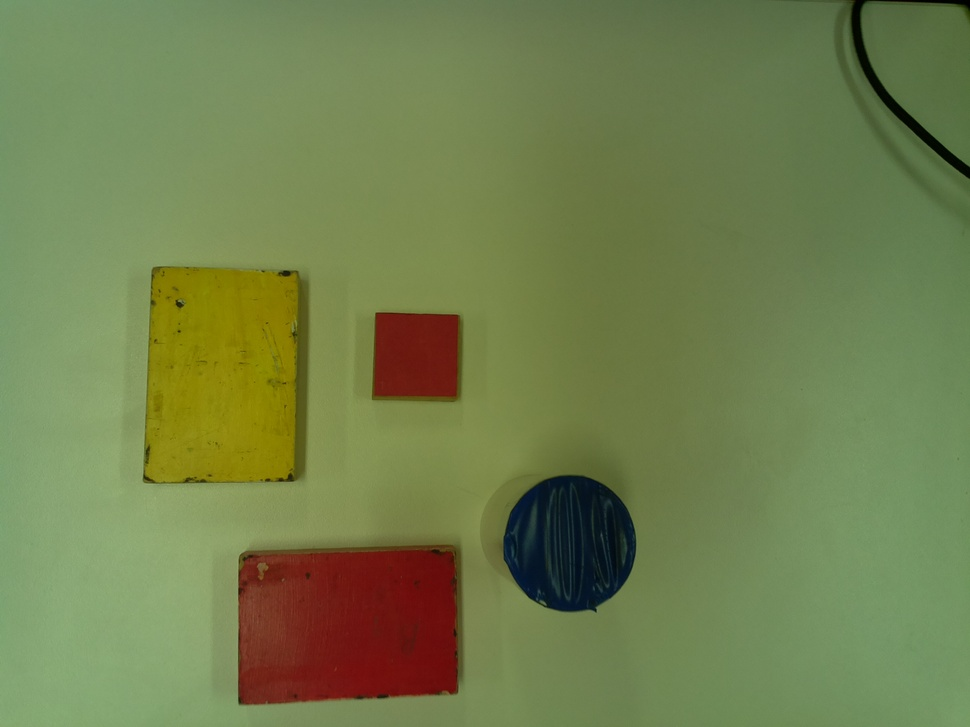
#> input picture shapes.jpg, 970 x 727 px, shrunk from 2592 x 1944 before the run
$ python ContoursTest.py   (older library calls are emulated)
#> lines starting #> are read from the running program, lines starting #| are printed output that depends on the picture; after the words box and inside, x2 and y2 are one past the last pixel; in counts of white or black regions, pixels touching at a corner belong together
# import packages
from scipy.spatial import distance as dist
import numpy as np
import cv2
import imutils


def order_points(pts):
    # sort the points based on their x-coordinates
	xSorted = pts[np.argsort(pts[:, 0]), :]

	# grab the left-most and right-most points from the sorted
	# x-roodinate points
	leftMost = xSorted[:2, :]
	rightMost = xSorted[2:, :]

	# now, sort the left-most coordinates according to their
	# y-coordinates so we can grab the top-left and bottom-left
	# points, respectively
	leftMost = leftMost[np.argsort(leftMost[:, 1]), :]
	(tl, bl) = leftMost

	# now that we have the top-left coordinate, use it as an
	# anchor to calculate the Euclidean distance between the
	# top-left and right-most points; by the Pythagorean
	# theorem, the point with the largest distance will be
	# our bottom-right point
	D = dist.cdist(tl[np.newaxis], rightMost, "euclidean")[0]
	(br, tr) = rightMost[np.argsort(D)[::-1], :]

	# return the coordinates in top-left, top-right,
	# bottom-right, and bottom-left order
	return np.array([tl, tr, br, bl], dtype="float32")


# load our input image, convert it to grayscale, and blur it slightly
image = cv2.imread("shapes.jpg")
#> image is the input picture: shape (727, 970, 3); mean B, G, R 77.2, 127.2, 113.4
gray = cv2.cvtColor(image, cv2.COLOR_BGR2GRAY)
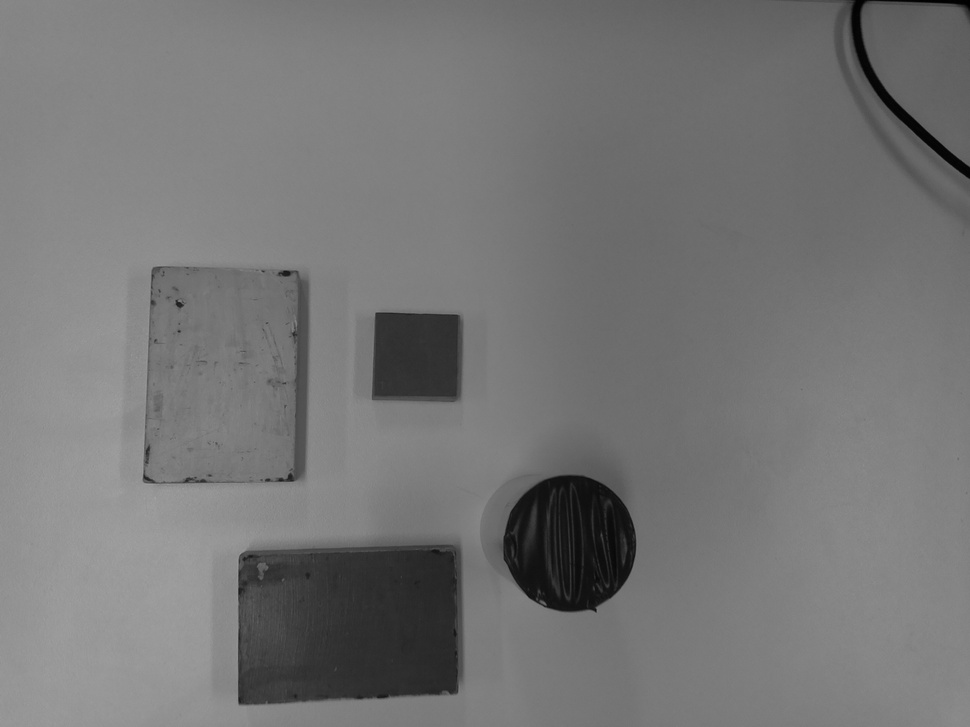
#> gray: shape (727, 970); min 0, max 162, mean 117.4
gray = cv2.GaussianBlur(gray, (7, 7), 0)

# perform edge detection, then perform a dilation + erosion to
# close gaps in between object edges
edged = cv2.Canny(gray, 50, 100)
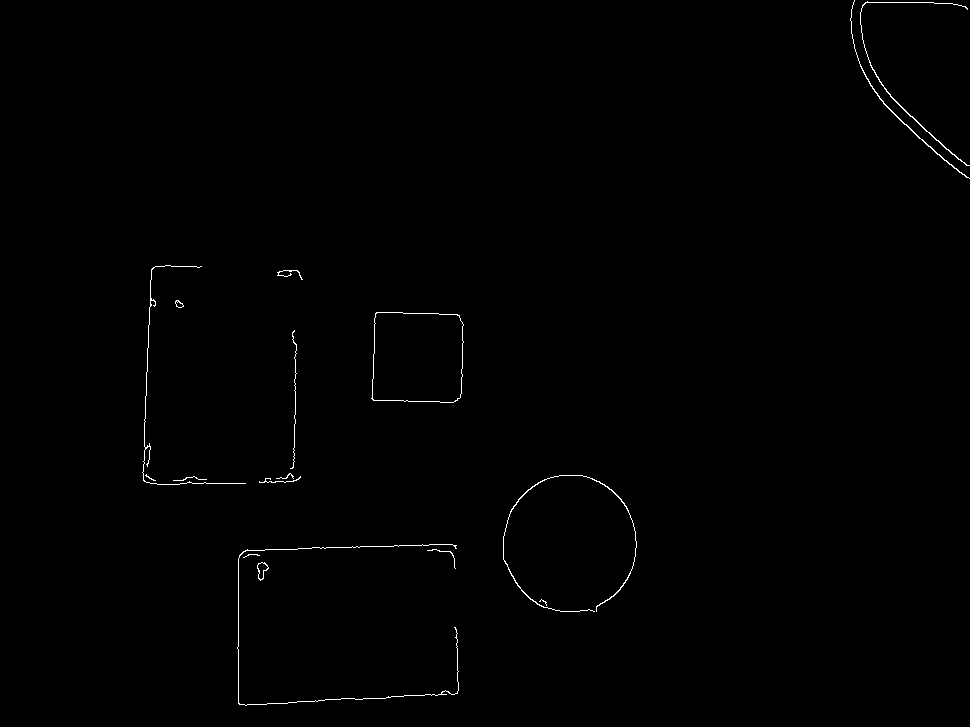
#> edged: shape (727, 970); 0.44% white in thin lines or dots, all inside (x1, y1, x2, y2) = (142, 0, 970, 706)
edged = cv2.dilate(edged, None, iterations=1)
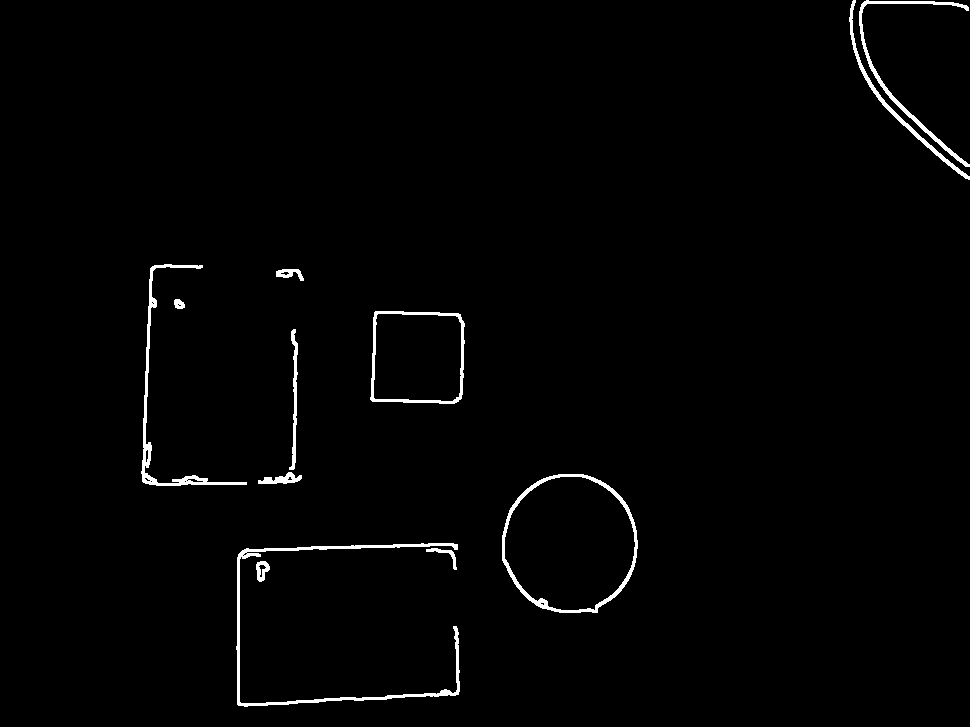
#> edged: shape (727, 970); 1.4% white; 12 white regions, largest, box (x1, y1, x2, y2) and area: (236, 543, 460, 707) 2204, (502, 474, 638, 613) 1635, (141, 264, 247, 486) 1487
edged = cv2.erode(edged, None, iterations=1)

# find contours in the edge map
cnts = cv2.findContours(edged.copy(), cv2.RETR_EXTERNAL,
	cv2.CHAIN_APPROX_SIMPLE)
#> cnts = 13 contours, 2 with area under 20; largest, box (x1, y1, x2, y2) and area: (503, 475, 637, 612) 14346, (371, 312, 464, 403) 7734, (142, 265, 246, 485) 320, (257, 562, 269, 581) 116, (259, 473, 301, 483) 114
cnts = cnts[0] if imutils.is_cv2() else cnts[1]

# sort the contours from left-to-right and initialize the bounding box
# point colors
#> (the run stopped early here; a loop or call above may not have finished)
